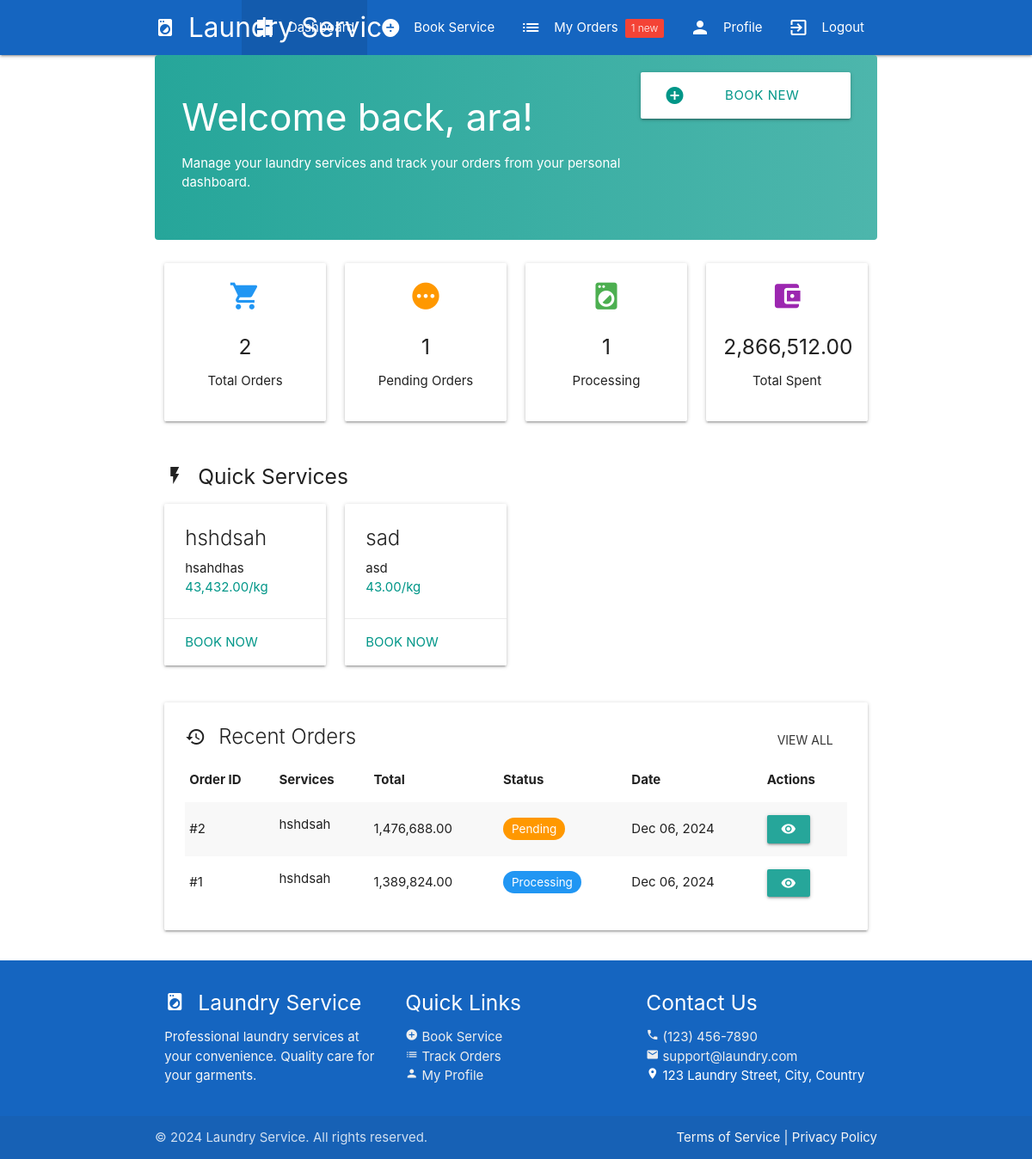
The page /customer/dashboard.php (signed in) on the database its author committed.
### tables this page shows
CREATE TABLE `services` (
  `service_id` int(11) NOT NULL,
  `service_name` varchar(100) NOT NULL,
  `description` text DEFAULT NULL,
  `price_per_kg` decimal(10,2) NOT NULL,
  `service_type` enum('wash','dry_clean','iron','special') NOT NULL,
  `status` enum('active','inactive') DEFAULT 'active'
);

CREATE TABLE `orders` (
  `order_id` int(11) NOT NULL,
  `user_id` int(11) DEFAULT NULL,
  `total_weight` decimal(10,2) DEFAULT NULL,
  `total_price` decimal(10,2) DEFAULT NULL,
  `order_date` timestamp NOT NULL DEFAULT current_timestamp(),
  `pickup_date` date DEFAULT NULL,
  `delivery_date` date DEFAULT NULL,
  `status` enum('pending','processing','ready','delivered','cancelled') DEFAULT 'pending',
  `special_instructions` text DEFAULT NULL
);

### customer/dashboard.php (the view, shortened to what this page needs)
<?php
require_once '../includes/db_connect.php';
$stmt = $pdo->prepare("
    SELECT o.*, GROUP_CONCAT(s.service_name) as services
    FROM orders o
    LEFT JOIN order_items oi ON o.order_id = oi.order_id
    LEFT JOIN services s ON oi.service_id = s.service_id
    WHERE o.user_id = ?
    GROUP BY o.order_id
    ORDER BY o.order_date DESC
    LIMIT 5
");
$stmt->execute([$_SESSION['user_id']]);
$recent_orders = $stmt->fetchAll();
$stats = $pdo->prepare("
    SELECT
        COUNT(*) as total_orders,
        SUM(CASE WHEN status = 'pending' THEN 1 ELSE 0 END) as pending_orders,
        SUM(CASE WHEN status = 'processing' THEN 1 ELSE 0 END) as processing_orders,
        SUM(total_price) as total_spent
    FROM orders
    WHERE user_id = ?
");
$stats->execute([$_SESSION['user_id']]);
$order_stats = $stats->fetch();
$services = $pdo->query("SELECT * FROM services WHERE status = 'active' LIMIT 4")->fetchAll();
?>
<!DOCTYPE html>
<html>
<head>
    <link rel="stylesheet" href="https://cdnjs.cloudflare.com/ajax/libs/materialize/1.0.0/css/materialize.min.css">
</head>
<body>
    <?php include 'includes/customer_nav.php'; ?>
    <div class="container">
        <div class="welcome-section">
            <div class="row">
                <div class="col s12 m8">
                    <h3>Welcome back, <?php echo htmlspecialchars($_SESSION['username']); ?>!</h3>
                    <p>Manage your laundry services and track your orders from your personal dashboard.</p>
                </div>
                <div class="col s12 m4">
                    <a href="book-service.php" class="btn-large waves-effect waves-light white teal-text" style="width: 100%;">
                        <i class="material-icons left">add_circle</i>
                        Book New Service
                    </a>
                </div>
            </div>
        </div>
        <div class="row">
            <div class="col s12 m3">
                <div class="card stats-card">
                    <i class="material-icons blue-text">shopping_cart</i>
                    <h5><?php echo $order_stats['total_orders']; ?></h5>
                    <p>Total Orders</p>
                </div>
            </div>
            <div class="col s12 m3">
                <div class="card stats-card">
                    <i class="material-icons orange-text">pending</i>
                    <h5><?php echo $order_stats['pending_orders']; ?></h5>
                    <p>Pending Orders</p>
                </div>
            </div>
            <div class="col s12 m3">
                <div class="card stats-card">
                    <i class="material-icons green-text">local_laundry_service</i>
                    <h5><?php echo $order_stats['processing_orders']; ?></h5>
                    <p>Processing</p>
                </div>
            </div>
            <div class="col s12 m3">
                <div class="card stats-card">
                    <i class="material-icons purple-text">account_balance_wallet</i>
                    <h5><?php echo number_format($order_stats['total_spent'], 2); ?></h5>
                    <p>Total Spent</p>
                </div>
            </div>
        </div>
        <div class="row">
            <div class="col s12">
                <h5><i class="material-icons left">flash_on</i> Quick Services</h5>
            </div>
            <?php foreach($services as $service): ?>
            <div class="col s12 m3">
                <div class="card quick-service-card">
                    <div class="card-content">
                        <span class="card-title truncate"><?php echo $service['service_name']; ?></span>
                        <p class="truncate"><?php echo $service['description']; ?></p>
                        <p class="teal-text"><?php echo number_format($service['price_per_kg'], 2); ?>/kg</p>
                    </div>
                    <div class="card-action">
                        <a href="book-service.php" class="teal-text">Book Now</a>
                    </div>
                </div>
            </div>
            <?php endforeach; ?>
        </div>
        <div class="row">
            <div class="col s12">
                <div class="card">
                    <div class="card-content">
                        <div class="d-flex" style="display: flex; justify-content: space-between; align-items: center;">
                            <span class="card-title">
                                <i class="material-icons left">history</i>
                                Recent Orders
                            </span>
                            <a href="orders.php" class="btn-flat waves-effect">View All</a>
                        </div>
                        <table class="striped responsive-table">
                            <thead>
                                <tr>
                                    <th>Order ID</th>
                                    <th>Services</th>
                                    <th>Total</th>
                                    <th>Status</th>
                                    <th>Date</th>
                                    <th>Actions</th>
                                </tr>
                            </thead>
                            <tbody>
                                <?php foreach($recent_orders as $order): ?>
                                <tr>
                                    <td>#<?php echo $order['order_id']; ?></td>
                                    <td class="truncate" style="max-width: 200px;">
                                        <?php echo $order['services']; ?>
                                    </td>
                                    <td><?php echo number_format($order['total_price'], 2); ?></td>
                                    <td>
                                        <span class="order-status status-<?php echo $order['status']; ?>">
                                            <?php echo ucfirst($order['status']); ?>
                                        </span>
                                    </td>
                                    <td><?php echo date('M d, Y', strtotime($order['order_date'])); ?></td>
                                    <td>
                                        <a href="view_order.php?id=<?php echo $order['order_id']; ?>"
                                           class="btn-small waves-effect waves-light">
                                            <i class="material-icons">visibility</i>
                                        </a>
                                    </td>
                                </tr>
                                <?php endforeach; ?>
                            </tbody>
                        </table>
                    </div>
                </div>
            </div>
        </div>
    </div>
    <?php include 'includes/footer.php'; ?>
</body>
</html>

### customer/dashboard.php (style rules this page uses)
.stats-card { text-align: center; padding: 20px; }
.stats-card i { font-size: 2.5rem; margin-bottom: 10px; }
.order-status { padding: 5px 10px; border-radius: 15px; color: white; font-size: 0.9rem; }
.status-pending { background-color: #ff9800; }
.status-processing { background-color: #2196f3; }
.quick-service-card { height: 100%; transition: transform 0.2s; }
.welcome-section { background: linear-gradient(to right, #26a69a, #4db6ac); color: white; padding: 20px; border-radius: 4px; margin-bottom: 20px; }

### rows shown on the page
services: service_name "hshdsah", description "hsahdhas", price_per_kg "43,432.00"
services: service_name "sad", description "asd", price_per_kg "43.00"
orders: order_id "2", services "hshdsah", total_price "1,476,688.00", status "Pending", order_date "Dec 06, 2024"
orders: order_id "1", services "hshdsah", total_price "1,389,824.00", status "Processing", order_date "Dec 06, 2024"

### other values the page prints
$pending_count "1"
$_SESSION['username'] "ara"
$order_stats['total_orders'] "2"
$order_stats['pending_orders'] "1"
$order_stats['processing_orders'] "1"
$order_stats['total_spent'] "2,866,512.00"
